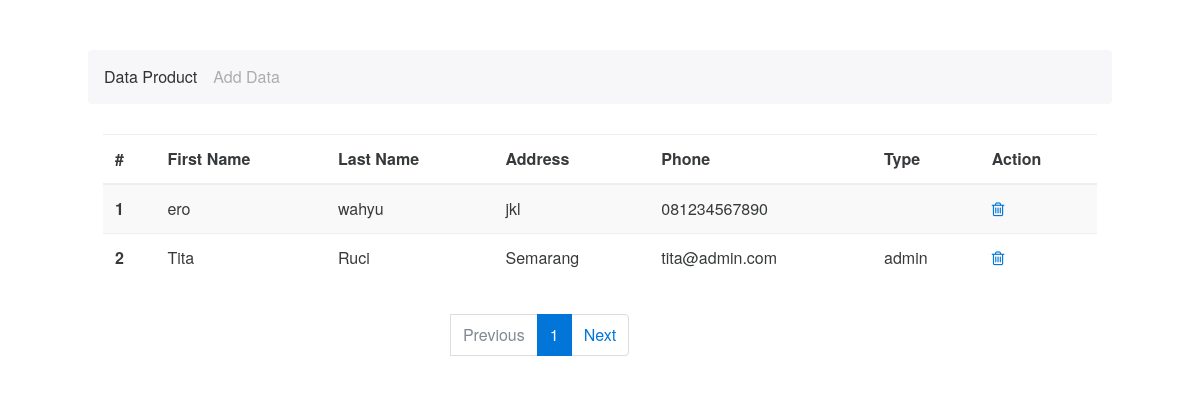
The page /admin/admin/user/index1.php on the database its author committed.
### tables this page shows
CREATE TABLE `users` (
  `id` int(11) NOT NULL,
  `fname` varchar(25) NOT NULL,
  `lname` varchar(25) NOT NULL,
  `address` varchar(255) NOT NULL,
  `city` varchar(50) NOT NULL,
  `pin` int(6) NOT NULL,
  `phone` varchar(15) NOT NULL,
  `password` varchar(50) NOT NULL,
  `type` varchar(20) NOT NULL DEFAULT 'user'
);

### admin/admin/user/read.php (the view, shortened to what this page needs)
<table class="table table-striped">
    <thead>
      <tr>
        <th>#</th>
        <th>First Name</th>
        <th>Last Name</th>
        <th>Address</th>
        <th>Phone</th>
        <th>Type</th>
        <th>Action</th>
      </tr>
    </thead>
    <tbody>
    <?php
      $mahasiswa=$mysqli->query("SELECT * FROM products");
      while($m=mysqli_fetch_array($mahasiswa)){
    ?>
    <?php
      include"paging.php";
      $p   = new paging_mahasiswa;
      $batas  = 5;
      $posisi = $p->cariPosisi($batas);
      $mahasiswa=$mysqli->query("SELECT * FROM users
      ORDER BY id DESC LIMIT  $posisi,$batas");
      $no=0;
      while($m=mysqli_fetch_array($mahasiswa)){
      $no++;
    ?>
      <tr>
        <th scope="row"><?php echo $no;?></th>
        <td><?php echo $m['fname']; ?></td>
        <td><?php echo $m['lname']; ?></td>
        <td><?php echo $m['address']; ?></td>
        <td><?php echo $m['phone']; ?></td>
        <td><?php echo $m['type']; ?></td>
        <td>
         <a href="index.php?page=delete&id=<?php echo $m['id'];?>"><i class="fa fa-trash-o"></i></a>
        </td>
      </tr>
      <?php } ?>
    </tbody>
  </table>
<div class="halaman">
  <nav aria-label="...">
    <ul class="pagination">
    <?php } ?>
    <?php
        $jmldata     = mysqli_num_rows($mysqli->query("SELECT * FROM products"));
        $jmlhalaman  = $p->jumlahHalaman($jmldata, $batas);
        $linkHalaman = $p->navHalaman($_GET['home'], $jmlhalaman);
        echo " <li  class='page-item'> $linkHalaman </li>";
    ?>
    </ul>
  </nav>
</div>

### admin/admin/user/css/style.css (style rules this page uses)
.pagination { position: relative; left:35%; }
.table th, .table td, .table td > p { vertical-align: middle; }

### rows shown on the page
users: fname "ero", lname "wahyu", address "jkl", phone "081234567890"
users: fname "Tita", lname "Ruci", address "Semarang", phone "tita@admin.com", type "admin"

### other values the page prints
$halaman_aktif "1"
